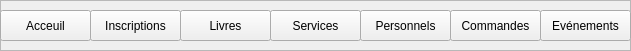
     <widget class="QFrame" name="Menu">
      <property name="geometry">
       <rect>
        <x>60</x>
        <y>10</y>
        <width>631</width>
        <height>51</height>
       </rect>
      </property>
      <property name="frameShape">
       <enum>QFrame::StyledPanel</enum>
      </property>
      <property name="frameShadow">
       <enum>QFrame::Raised</enum>
      </property>
      <widget class="QPushButton" name="Acceuil">
       <property name="geometry">
        <rect>
         <x>0</x>
         <y>10</y>
         <width>91</width>
         <height>31</height>
        </rect>
       </property>
       <property name="text">
        <string>Acceuil</string>
       </property>
      </widget>
      <widget class="QPushButton" name="Inscriptions">
       <property name="geometry">
        <rect>
         <x>90</x>
         <y>10</y>
         <width>91</width>
         <height>31</height>
        </rect>
       </property>
       <property name="text">
        <string>Inscriptions</string>
       </property>
      </widget>
      <widget class="QPushButton" name="Livres">
       <property name="geometry">
        <rect>
         <x>180</x>
         <y>10</y>
         <width>91</width>
         <height>31</height>
        </rect>
       </property>
       <property name="text">
        <string>Livres</string>
       </property>
      </widget>
      <widget class="QPushButton" name="Services">
       <property name="geometry">
        <rect>
         <x>270</x>
         <y>10</y>
         <width>91</width>
         <height>31</height>
        </rect>
       </property>
       <property name="text">
        <string>Services</string>
       </property>
      </widget>
      <widget class="QPushButton" name="Personnels">
       <property name="geometry">
        <rect>
         <x>360</x>
         <y>10</y>
         <width>91</width>
         <height>31</height>
        </rect>
       </property>
       <property name="text">
        <string>Personnels</string>
       </property>
      </widget>
      <widget class="QPushButton" name="Commandes">
       <property name="geometry">
        <rect>
         <x>450</x>
         <y>10</y>
         <width>91</width>
         <height>31</height>
        </rect>
       </property>
       <property name="text">
        <string>Commandes</string>
       </property>
      </widget>
      <widget class="QPushButton" name="Evenements">
       <property name="geometry">
        <rect>
         <x>540</x>
         <y>10</y>
         <width>91</width>
         <height>31</height>
        </rect>
       </property>
       <property name="text">
        <string>Evénements</string>
       </property>
      </widget>
     </widget>
